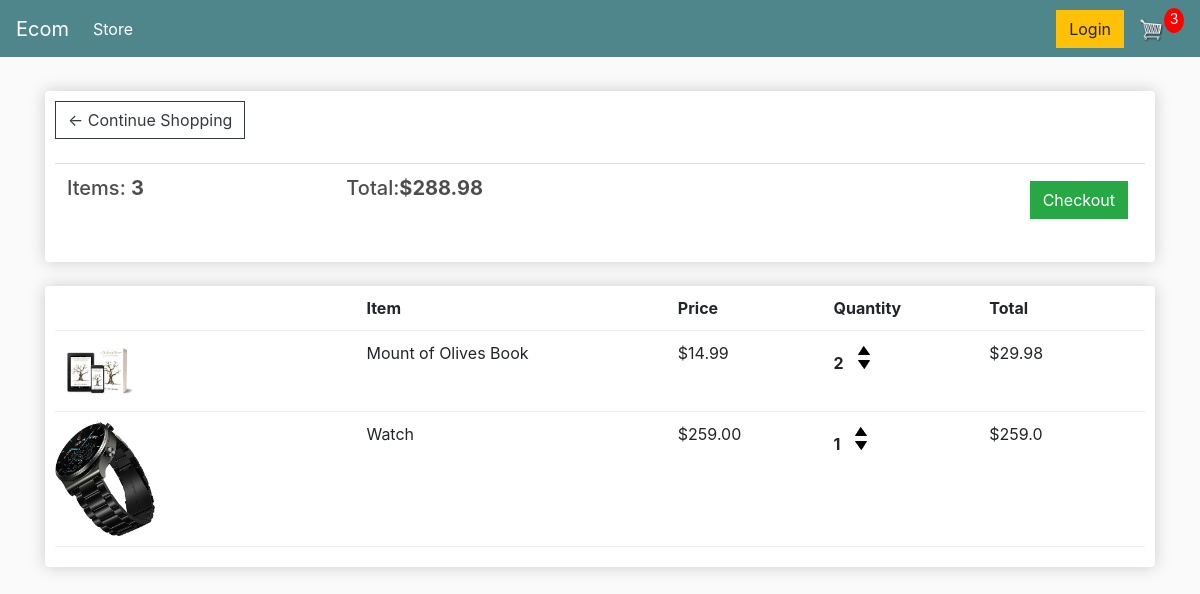
The app's page /cart/ (signed in) with its own data.
### store/models.py (models this page shows, shortened)
class Order(models.Model):
	customer = models.ForeignKey(Customer, on_delete=models.SET_NULL, blank=True, null=True)
	date_orderd = models.DateTimeField(auto_now_add=True)
	complete = models.BooleanField(default=False, null=True, blank=False)
	transaction_id = models.CharField(max_length=200, null=True)
	@property
	def get_cart_total(self):
		orderitems = self.orderitem_set.all()
		total = sum([item.get_total for item in orderitems])
		return total
	@property
	def get_cart_items(self):
		orderitems = self.orderitem_set.all()
		total = sum([item.quantity for item in orderitems])
		return total

class OrderItem(models.Model):
	product = models.ForeignKey(Product, on_delete=models.SET_NULL, blank=True, null=True)
	order = models.ForeignKey(Order, on_delete=models.SET_NULL, blank=True, null=True)
	quantity = models.IntegerField(default=0, null=True, blank=True)
	date_added = models.DateTimeField(auto_now_add=True)
	@property
	def get_total(self):
		total = self.product.price * self.quantity
		return total

class Product(models.Model):
	name = models.CharField(max_length=200, null=True)
	price = models.FloatField()
	digital = models.BooleanField(default=False, null=True, blank=False)
	image = models.ImageField(null=True, blank=True)
	@property
	def imageURL(self):
		try:
			url = self.image.url
		except:
			url = ''
		return url

### store/views.py (the view)
# urls.py: path('cart/', views.cart, name="cart"),
def cart(request):
	if request.user.is_authenticated:
		customer = request.user.customer
		order, created = Order.objects.get_or_create(customer=customer, complete=False)
		items = order.orderitem_set.all()
		cartItems = order.get_cart_items
	else:
		items = []
		order = {'get_cart_total':0, 'get_cart_items':0}
		cartItems = order['get_cart_items']
	context = {'items':items, 'order':order, 'cartItems':cartItems}
	return render(request, 'store/cart.html' ,context)

### store/templates/store/cart.html
{% extends 'store/main.html' %}
{% load static %}
{% block content %}
     <div class="row">
          <div class="col-lg-12">
               <div class="box-element">
                    <a  class="btn btn-outline-dark" href="{% url 'store' %}">&#x2190; Continue Shopping</a>
                    <br>
                    <br>
                    <table class="table">
                         <tr>
                              <th><h5>Items: <strong>{{order.get_cart_items}}</strong></h5></th>
                              <th><h5>Total:<strong>${{order.get_cart_total|floatformat:2}}</strong></h5></th>
                              <th>
                                   <a  style="float:right; margin:5px;" class="btn btn-success" href="{% url 'checkout' %}">Checkout</a>
                              </th>
                         </tr>
                    </table>
               </div>
               <br>
               <div class="box-element">
                    <div class="cart-row">
                         <div style="flex:2"></div>
                         <div style="flex:2"><strong>Item</strong></div>
                         <div style="flex:1"><strong>Price</strong></div>
                         <div style="flex:1"><strong>Quantity</strong></div>
                         <div style="flex:1"><strong>Total</strong></div>
                    </div>
                    {% for item in items %}
                    <div class="cart-row">
                         <div style="flex:2"><img class="row-image" src="{{item.product.imageURL}}"></div>
                         <div style="flex:2"><p>{{item.product.name}}</p></div>
                         <div style="flex:1"><p>${{item.product.price|floatformat:2}}</p></div>
                         <div style="flex:1">
                              <p class="quantity">{{item.quantity}}</p>
                              <div class="quantity">
                                   <img class="chg-quantity" src="{% static  'images/arrow-up.png' %}">
                                   <img class="chg-quantity" src="{% static  'images/arrow-down.png' %}">
                              </div>
                         </div>
                         <div style="flex:1"><p>${{item.get_total}}</p></div>
                    </div>
                    {% endfor %}
               </div>
          </div>
     </div>
{% endblock content %}

### static/css/main.css (style rules this page uses)
body { background-color: hsl(0, 0%, 98%); }
h1,h2,h3,h4,h5,h6 { color:hsl(0, 0%, 30%); }
.box-element { box-shadow:hsl(0, 0%, 80%) 0 0 16px; background-color: #fff; border-radius: 4px; padding: 10px; }
.col-lg-4, .col-lg-6, .col-lg-8, .col-lg-12 { margin-top: 10px; }
.btn { border-radius: 0; }
.row-image { width: 100px; }
.cart-row { display: flex; align-items: flex-stretch; padding-bottom: 10px; margin-bottom: 10px; border-bottom: 1px solid #ececec; }
.quantity { display: inline-block; font-weight: 700; padding-right:10px; }
.chg-quantity { width: 12px; cursor: pointer; display: block; margin-top: 5px; transition:.1s; }

### records on screen
Order: get_cart_items "3", get_cart_total "288.98"
OrderItem: product.imageURL (picture), product.name "Mount of Olives Book", product.price "14.99", quantity "2", get_total "29.98"
OrderItem: product.imageURL (picture), product.name "Watch", product.price "259.00", quantity "1", get_total "259.0"

### other values on screen
{{ cartItems }} "3"
